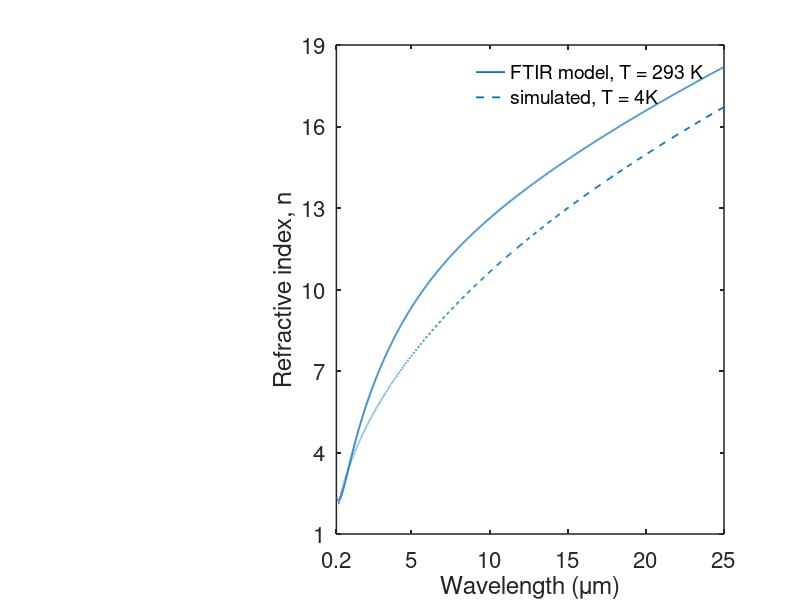
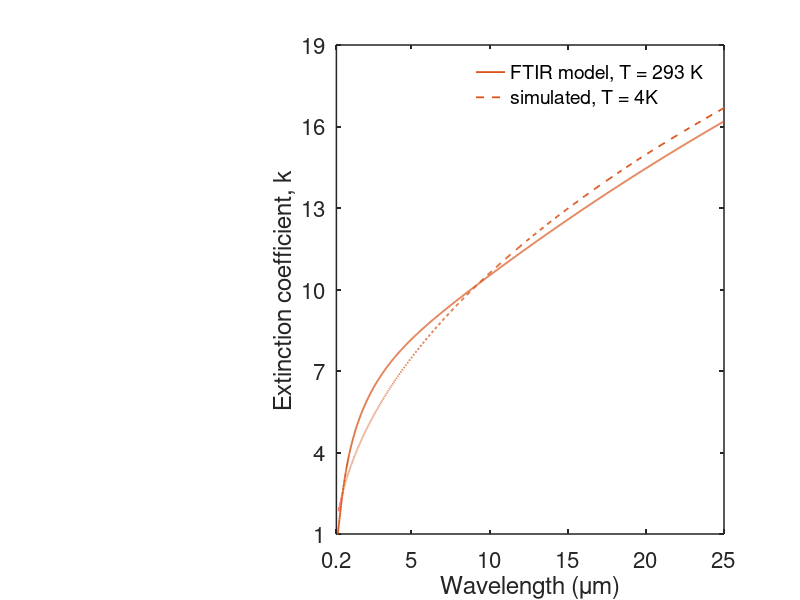

Reproduce these figures in MATLAB, in order.
clc;        clear all;      close all;      format long

%% NbN
x=[6.906980816237389   6.716385517669770   1.599998412858263...   
            17.847903843066636   1.935406412562817  19.999981207736077];
wv1=linspace(0.2,25,2000);           omega=1.2398./wv1;
Drude=x(2)^2./(omega.^2 + 1i*omega*x(3));
Lorentz=x(4)^2./(x(5)^2 - omega.^2 - 1i*omega*x(6));
ncal1=sqrt(x(1)-Drude+Lorentz);
figure(1);      subplot(1,3,[2 3]);
plot(wv1,real(ncal1),'Color',[0 0.4470 0.7410],'linewidth',1.3);     hold on;      
xlim([0.2 25]);         xticks([0.2 5:5:25]); 
ylim([1 19]);           yticks(1:3:21);
xlabel('Wavelength (μm)','FontSize',16);               
ylabel('Refractive index, n','FontSize',16);
set(gca,'LineWidth',1.1,'fontsize',16);   

figure(2);      subplot(1,3,[2 3]);
plot(wv1,imag(ncal1),'Color',[0.8500, 0.3250, 0.0980],'linewidth',1.3);       hold on;           
xlim([0.2 25]);         xticks([0.2 5:5:25]);   
ylim([1 19]);           yticks(1:3:21);
xlabel('Wavelength (μm)','FontSize',16);               
ylabel('Extinction coefficient, k','FontSize',16);     
set(gca,'LineWidth',1.1,'fontsize',16);   

% Python nk simulation @4K
load('NbN_nk_4K.mat');
figure(1);      subplot(1,3,[2 3]);
plot(wv, real(nk_result),'--','Color',[0 0.4470 0.7410],'linewidth',1.3);     hold on;
legend({'FTIR model, T = 293 K','simulated, T = 4K'},'Location','best','FontSize',14);          
legend boxoff;  
figure(2);      subplot(1,3,[2 3]);
plot(wv, imag(nk_result),'--','Color',[0.8500, 0.3250, 0.0980],'linewidth',1.3);     hold on;
legend({'FTIR model, T = 293 K','simulated, T = 4K'},'Location','best','FontSize',14);          
legend boxoff;
